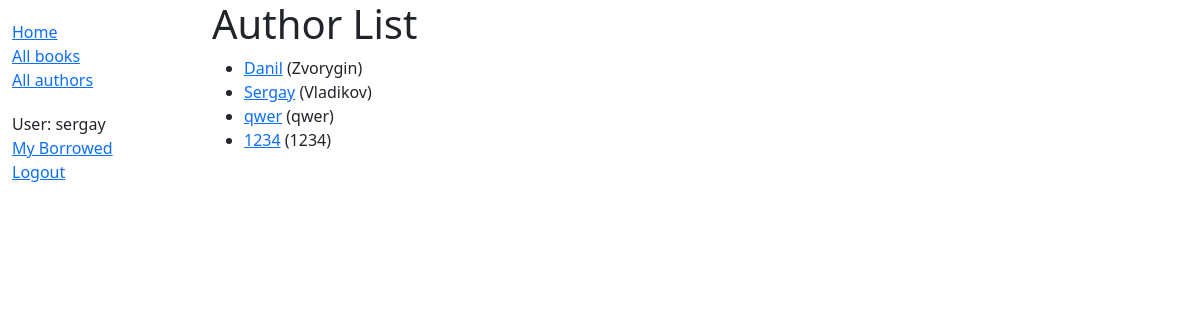
/catalog/authors/ (signed in), run on the app's committed database.
### catalog/models.py (models this page shows, shortened)
class Author(models.Model):
    first_name = models.CharField(max_length=100)
    last_name = models.CharField(max_length=100)
    date_of_birth = models.DateField(null=True, blank=True)
    date_of_death = models.DateField('Died', null=True, blank=True)
    def get_absolute_url(self):
        return reverse('author-detail', args=[str(self.id)])

### catalog/views.py (the view)
class AuthorListView(generic.ListView):
    model = Author
    paginate_by = 10

### catalog/templates/catalog/author_list.html
{% extends "base_generic.html" %}
{% block content %}
    <h1>Author List</h1>
    {% if author_list %}
    <ul>
      {% for author in author_list %}
      <li>
        <a href="{{ author.get_absolute_url }}">{{ author.first_name }}</a> ({{author.last_name}})
      </li>
      {% endfor %}
    </ul>
    {% else %}
      <p>There are no authors in the library.</p>
    {% endif %}
{% endblock %}

### catalog/templates/base_generic.html (shortened to what this page needs)
<!DOCTYPE html>
<html lang="en">
<head>
  <link href="https://cdn.jsdelivr.net/npm/bootstrap@5.1.3/dist/css/bootstrap.min.css" rel="stylesheet">
  {% load static %}
  <link rel="stylesheet" href="{% static 'css/styles.css' %}">
</head>
<body>
<div class="container-fluid">
<div class="row">
  <div class="col-sm-2">
  {% block sidebar %}
  <ul class="sidebar-nav">
    <li><a href="{% url 'index' %}">Home</a></li>
    <li><a href="{% url 'books' %}">All books</a></li>
    <li><a href="{% url 'authors' %}">All authors</a></li>
  </ul>
  <ul class="sidebar-nav">
   {% if user.is_authenticated %}
     <li>User: {{ user.get_username }}</li>
     <li><a href="{% url 'my-borrowed' %}">My Borrowed</a></li>
     <li><a href="{% url 'logout'%}?next={{request.path}}">Logout</a></li>
   {% else %}
     <li><a href="{% url 'login'%}?next={{request.path}}">Login</a></li>
   {% endif %}
  </ul>
{% endblock %}
  </div>
  <div class="col-sm-10 ">
  {% block content %}{% endblock %}
  </div>
</div>
</div>
</body>
</html>

### catalog/static/css/styles.css (style rules this page uses)
.sidebar-nav { margin-top: 20px; padding: 0; list-style: none; }

### data on the page
Author: first_name "Danil", last_name "Zvorygin"
Author: first_name "Sergay", last_name "Vladikov"
Author: first_name "qwer", last_name "qwer"
Author: first_name "1234", last_name "1234"

### other printed values
{{ user.get_username }} "sergay"
